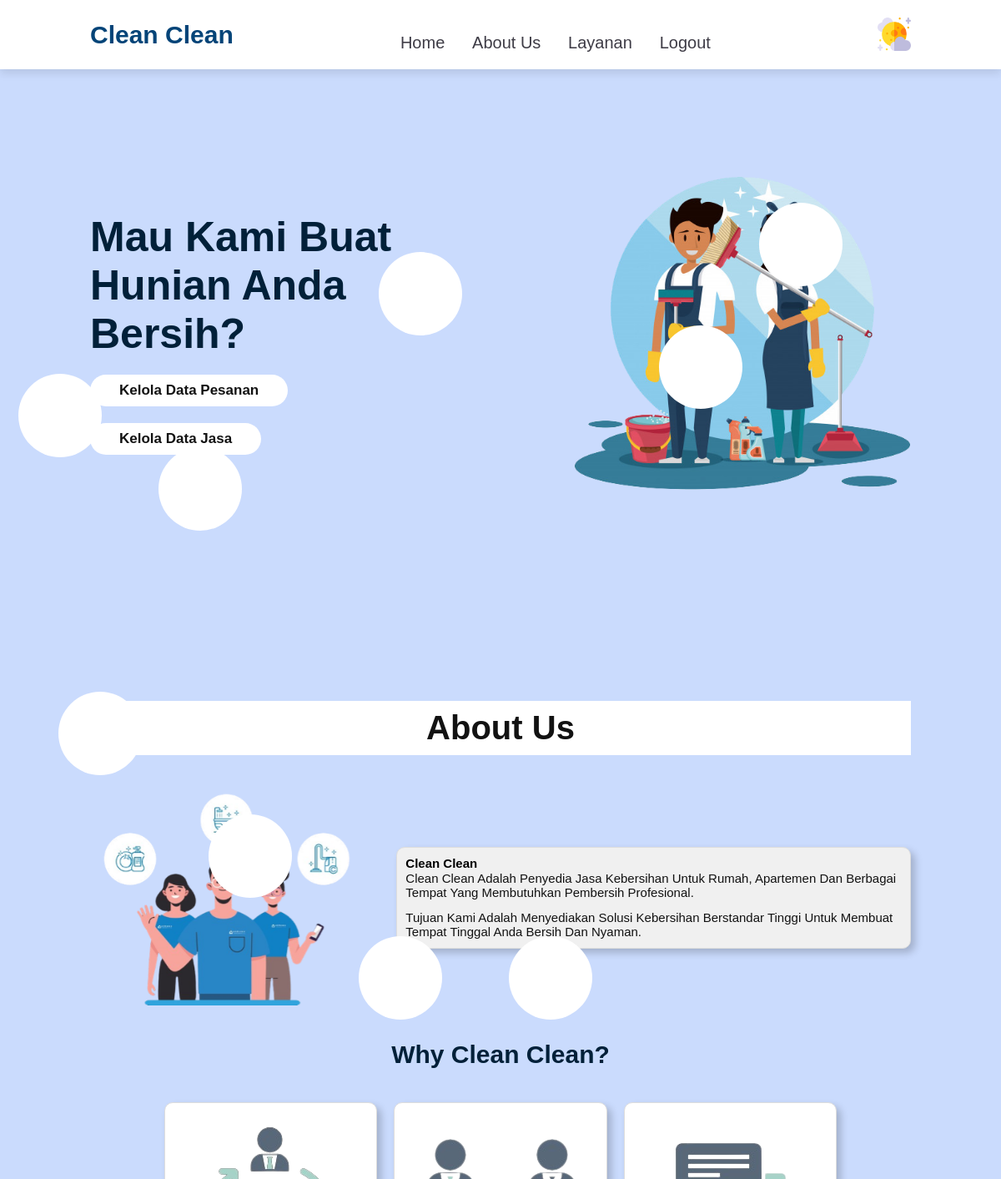
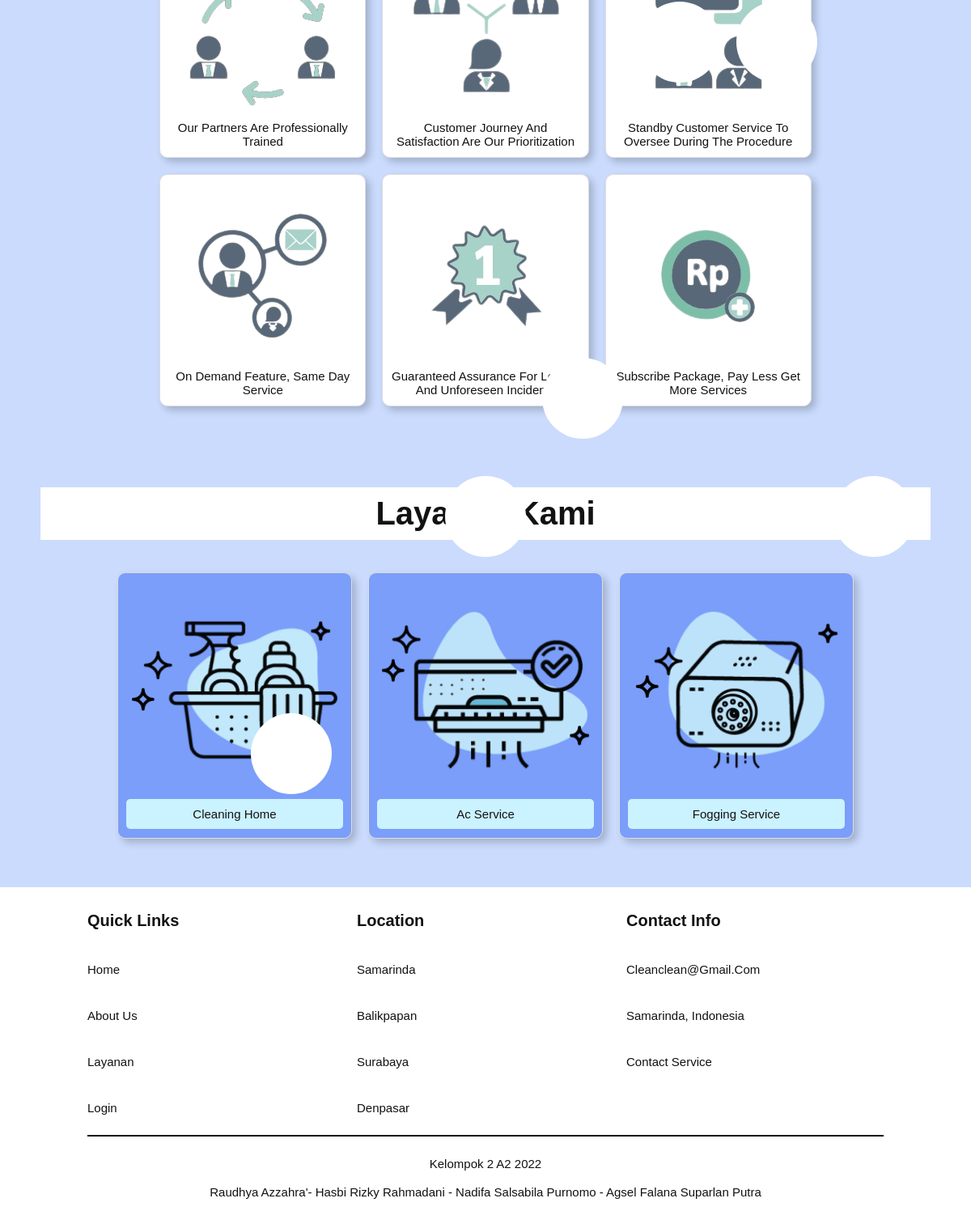
The page /views/index.php (signed in) on the database its author committed (2 pictures, top to bottom).
### tables this page shows
CREATE TABLE `produk` (
  `id_jasa` int(11) NOT NULL,
  `nama` varchar(255) NOT NULL,
  `deskripsi` text NOT NULL,
  `harga` int(11) NOT NULL,
  `gambar` varchar(255) NOT NULL
);

### views/index.php (the view, shortened to what this page needs)
<?php
include "koneksi.php";
$query = mysqli_query($koneksi, "SELECT * FROM produk");
while ($row = mysqli_fetch_assoc($query)){
    $products[] = $row;
}
?>
<!DOCTYPE html>
<html lang="en">
<head>
    <link rel="stylesheet" href="../style/style1.css">
    <link rel="stylesheet" href="../style/responsive.css">
    <link rel="stylesheet" href="https://cdnjs.cloudflare.com/ajax/libs/font-awesome/5.15.3/css/all.min.css">
</head>
<body>
    <header>
        <a href="#" class="logo">Clean Clean</a>
        <nav class="navbar">
            <a class="btn" href="#home">home</a>
            <a class="btn" href="#about">about us</a>
            <a class="btn" href="#layanan">layanan</a>
            <?php if(!isset($_SESSION['login'])) {?>
                <a class="btn" href="../views/login.php">Login</a>
            <?php } else {?>
                <a class="btn" href="logout.php">Logout</a>
            <?php } ?>
        </nav>
        <div class="mode">
            <img src="../images/moon.png" id="icon">
        </div>
    </header>
    <div class="segitiga-bergerak">
            <div></div>
            <div></div>
            <div></div>
            <div></div>
            <div></div>
            <div></div>
            <div></div>
            <div></div>
            <div></div>
            <div></div>
            <div></div>
            <div></div>
            <div></div>
            <div></div>
            <div></div>
    </div>
    <section class="home" id="home">
        <div class="contents">
            <h3>
                Mau Kami Buat Hunian Anda Bersih?
            </h3>
            <?php if(!isset($_SESSION['login'])) {?>
                <a href="login.php" class="btn">Login</a>
            <?php } else {?>
                        <?php if ($_SESSION['role']=='admin'):?>
                            <a href="data.php" class="btn"><h4>Kelola Data Pesanan</h4></a>
                            <br>
                            <a href="kelola_jasa.php" class="btn"><h4>Kelola Data Jasa</h4></a>
                            <br>
                <?php endif ?>
            <?php } ?>
        </div>
        <div class="images">
            <img src="../images/home.png" class="header-img" alt="" width="100%">
        </div>
    </section>
<section class="about" id="about">
    <h1 class="heading">
        <span> About</span> Us
    </h1>
    <div class="aboutUs">
        <div class="image">
            <img src="../images/about.png" alt="Gambar">
        </div>
        <div class="description-box">
        <div class="description">
            <h2>Clean Clean</h2>
            <p>Clean Clean adalah penyedia jasa kebersihan untuk rumah, apartemen dan berbagai tempat yang membutuhkan pembersih profesional.</p>
            <br>
            <p>Tujuan kami adalah menyediakan solusi kebersihan berstandar tinggi untuk membuat tempat tinggal Anda bersih dan nyaman.</p>
        </div>
        </div>
    </div>
    <div class="title">Why Clean Clean?</div>
        <div class="container">
            <div class="item">
                <img src="../images/why1.png" alt="Item 1">
                <p>Our partners are professionally trained</p>
            </div>
            <div class="item">
                <img src="../images/why2.png" alt="Item 2">
                <p>Customer journey and satisfaction are our prioritization</p>
            </div>
            <div class="item">
                <p>Standby customer service to oversee during the procedure</p>
            </div>
            <div class="item">
                <img src="../images/why4.png" alt="Item 4">
                <p> On demand feature, same day service</p>
            </div>
            <div class="item">
                <img src="../images/why5.png" alt="Item 5">
                <p>Guaranteed Assurance for Losses and Unforeseen Incidents</p>
            </div>
            <div class="item">
                <img src="../images/why6.png" alt="Item 6">
                <p> Subscribe package, pay less get more services</p>
            </div>
        </div>
</section>
<section class="layanan" id="layanan">
    <h1 class="heading">
        <span>Layanan</span> Kami
    </h1>
    <div class="container">
        <?php foreach($products as $product) :?>
        <div class="box">
            <img src="../images/data_jasa/<?= $product["gambar"] ?>" alt="Item <?= $product["id_jasa"] ?>">
            <p><?= $product["nama"] ?></p>
        </div>
        <?php endforeach ?>
    </div>
</section>
<section class="footer">
    <div class="box-container">
        <div class="box-footer">
            <h3>Quick Links</h3>
            <a class="btn" href="../views/index.php">home</a>
            <a class="btn" href="#about">about us</a>
            <a class="btn" href="#layanan">layanan</a>
            <a class="btn" href="#login">login</a>
        </div>
        <div class="box-footer">
            <h3>Location</h3>
            <a class="btn" href="https://www.google.co.id/maps/@-0.4947968,117.1357696,14z?entry=ttu">Samarinda</a>
            <a
            class="btn" href="https://www.google.co.id/maps/place/Balikpapan,+Kota+Balikpapan,+Kalimantan+Timur/@-1.174603,116.841748,11z/data=!3m1!4b1!4m6!3m5!1s0x2df14710964d9c91:0xcaa6ec96c2aea6d2!8m2!3d-1.2379274!4d116.8528526!16zL20vMDJsYjZ4?entry=ttu">Balikpapan</a>
            <a
            class="btn" href="https://www.google.co.id/maps/place/Surabaya,+Jawa+Timur/@-7.1282662,112.815134,12.5z/data=!4m6!3m5!1s0x2dd7fbf8381ac47f:0x3027a76e352be40!8m2!3d-7.2574719!4d112.7520883!16zL20vMDFmNHhk?entry=ttu">Surabaya</a>
            <a
            class="btn" href="https://www.google.co.id/maps/place/Denpasar,+Kota+Denpasar,+Bali/@-8.6726833,115.2242733,12z/data=!3m1!4b1!4m6!3m5!1s0x2dd2409b0e5e80db:0xe27334e8ccb9374a!8m2!3d-8.6704582!4d115.2126293!16zL20vMDJuYmgx?entry=ttu">Denpasar</a>
        </div>
        <div class="box-footer">
            <h3>Contact Info</h3>
            <a class="btn" href="mailto:raudhya.zhra@gmail.com?subject=Saya%20ingin%20berbicara%20dengan%20Admin%20CleanClean">cleanclean@gmail.com</a>
            <a class="btn" href="https://www.google.co.id/maps/@-0.4947968,117.1357696,14z?entry=ttu">Samarinda, Indonesia</a>
            <a class="btn" href="https://api.whatsapp.com/send?phone=6282158467838&text=Halo%20CleanClean,%20Saya%20ingin%20berbicara%20dengan%20admin">Contact Service</a>
        </div>
    </div>
    <div class="credit"> Kelompok 2
        <span> A2 2022 </span>
        <p>
            <br>
                Raudhya Azzahra'- Hasbi Rizky Rahmadani - Nadifa Salsabila Purnomo - Agsel Falana Suparlan Putra
        </p>
    </div>
</section>
</body>
</html>

### rows shown on the page
produk: gambar (picture), nama "Cleaning Home"
produk: gambar (picture), nama "Ac Service"
produk: gambar (picture), nama "Fogging Service"
